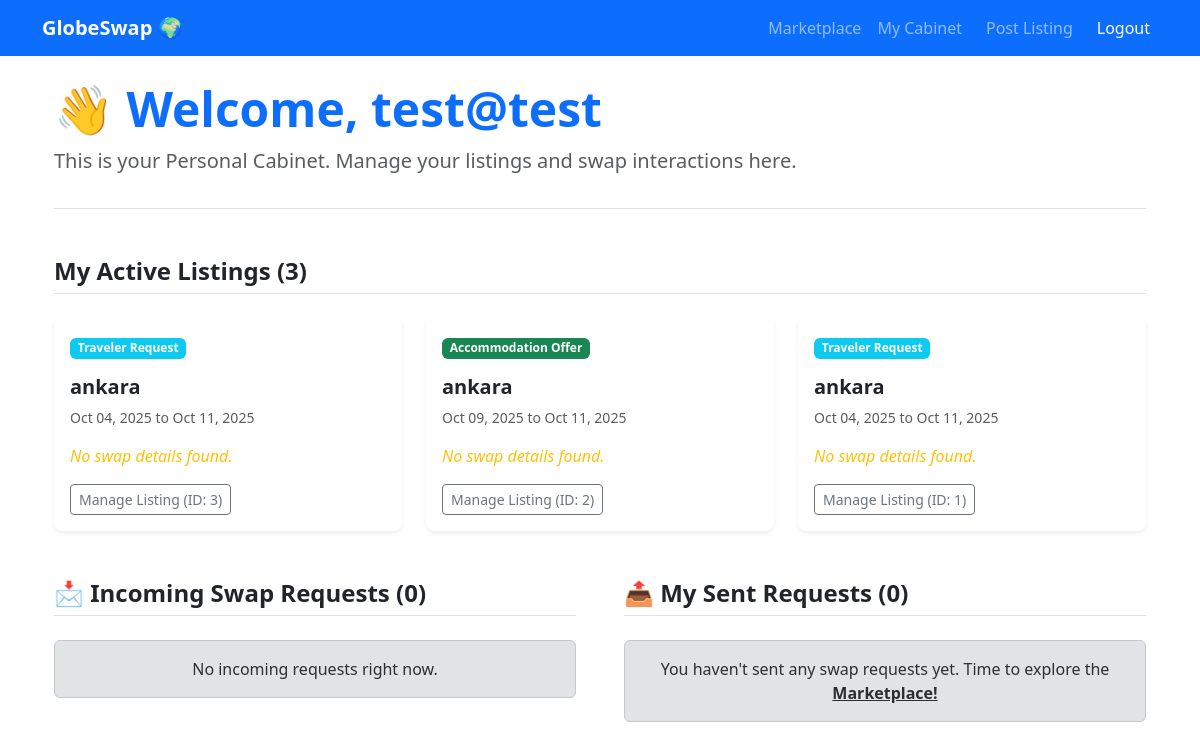
Page /dashboard (signed in) on the earlier database version.
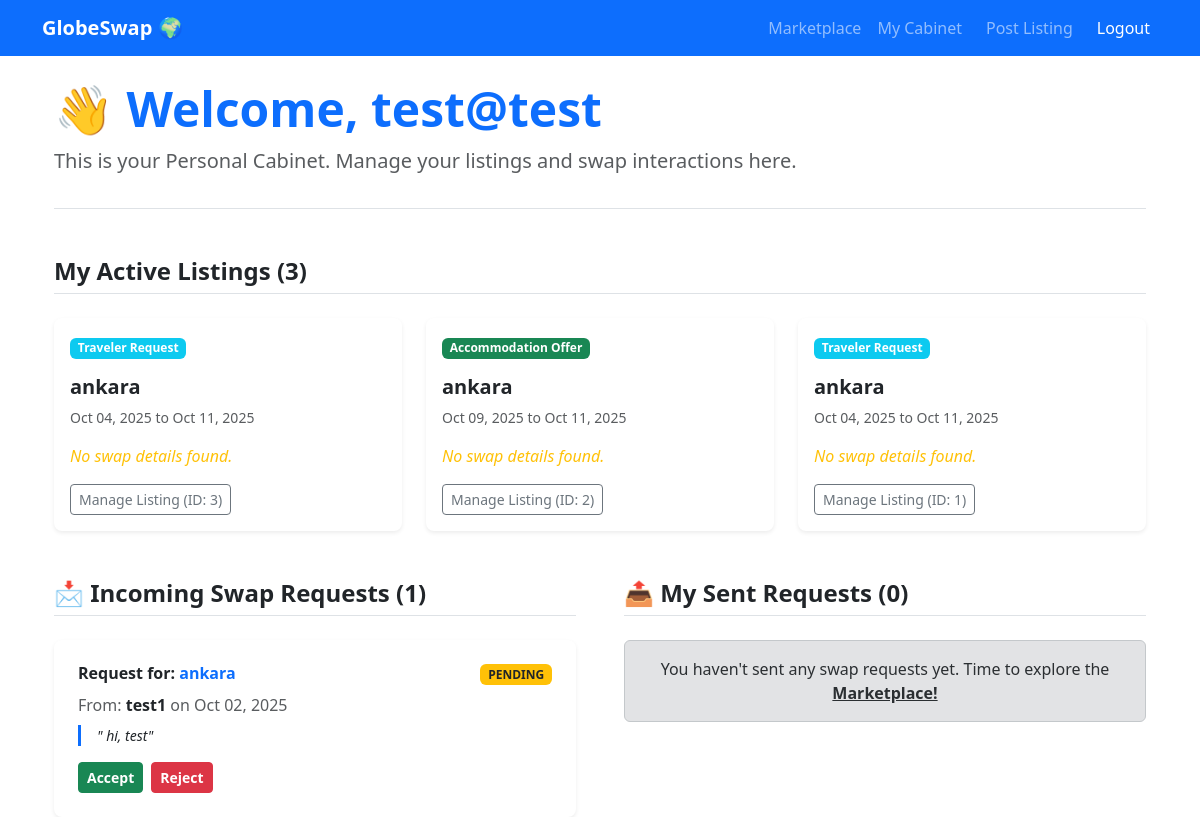
Same page on the later database version.
### app.py (models this page shows, shortened)
class Trip(db.Model):
    __tablename__ = "trip"
    id = db.Column(db.Integer, primary_key=True)
    destination = db.Column(db.String(120), nullable=False)
    start_date = db.Column(db.Date, nullable=False)
    end_date = db.Column(db.Date, nullable=False)
    created_at = db.Column(db.DateTime, default=datetime.utcnow)
    is_accommodation_offer = db.Column(db.Boolean, default=False, nullable=False)
    user_id = db.Column(db.Integer, db.ForeignKey("user.id"), nullable=False)
    interactions = db.relationship("Interaction", backref="trip", lazy='dynamic', cascade="all, delete-orphan")

class Interaction(db.Model):
    __tablename__ = "interaction"
    id = db.Column(db.Integer, primary_key=True)
    trip_id = db.Column(db.Integer, db.ForeignKey("trip.id"), nullable=False)
    sender_id = db.Column(db.Integer, db.ForeignKey("user.id"), nullable=False)
    recipient_id = db.Column(db.Integer, db.ForeignKey("user.id"), nullable=False)
    message = db.Column(db.Text, nullable=False)
    status = db.Column(db.String(50), default="Pending", nullable=False) # e.g., Pending, Accepted, Rejected
    created_at = db.Column(db.DateTime, default=datetime.utcnow)

class User(db.Model, UserMixin):
    __tablename__ = "user"
    id = db.Column(db.Integer, primary_key=True)
    username = db.Column(db.String(80), unique=True, nullable=False)
    email = db.Column(db.String(120), unique=True, nullable=False)
    password_hash = db.Column(db.String(128))
    created_at = db.Column(db.DateTime, default=datetime.utcnow)
    trips = db.relationship("Trip", backref="user", cascade="all, delete-orphan")
    skillswaps = db.relationship("SkillSwap", backref="user", cascade="all, delete-orphan")
    sent_interactions = db.relationship("Interaction", foreign_keys='Interaction.sender_id', backref="sender", lazy='dynamic', cascade="all, delete-orphan")
    received_interactions = db.relationship("Interaction", foreign_keys='Interaction.recipient_id', backref="recipient", lazy='dynamic', cascade="all, delete-orphan")

### app.py (the view)
@app.route("/dashboard")
@login_required
def dashboard():
    user_trips = Trip.query.filter_by(user_id=current_user.id).order_by(Trip.created_at.desc()).all()
    user_swaps = SkillSwap.query.filter_by(user_id=current_user.id).all()
    received_interactions = Interaction.query.filter_by(recipient_id=current_user.id).order_by(Interaction.created_at.desc()).all()
    sent_interactions = Interaction.query.filter_by(sender_id=current_user.id).order_by(Interaction.created_at.desc()).all()
    return render_template(
        "dashboard.html",
        trips=user_trips,
        swaps=user_swaps,
        received_interactions=received_interactions,
        sent_interactions=sent_interactions
    )

### app.py (called while the page is built)
@login_manager.user_loader
def load_user(user_id):
    return db.session.get(User, int(user_id))

### templates/dashboard.html (shortened to what the changed rows need)
{% extends "base.html" %}
{% block content %}
<div class="container mt-4">
    <header class="mb-5 border-bottom pb-3">
        <h1 class="display-5 fw-bold text-primary">👋 Welcome, {{ current_user.username }}</h1>
    </header>
    <section class="mb-5">
        <h2 class="fs-4 fw-bold text-dark mb-4 border-bottom pb-2">My Active Listings ({{ trips|length }})</h2>
        <div class="row g-4">
            {% for trip in trips %}
            <div class="col-md-6 col-lg-4">
                <div class="card shadow-sm h-100 border-0 rounded-3 hover-shadow">
                    <div class="card-body">
                        <span class="badge mb-3
                            {% if trip.is_accommodation_offer %}bg-success{% else %}bg-info{% endif %}">
                            {{ 'Accommodation Offer' if trip.is_accommodation_offer else 'Traveler Request' }}
                        </span>
                        <h3 class="card-title h5 fw-bold text-dark mb-2">{{ trip.destination }}</h3>
                        <p class="card-text text-muted small mb-3">
                            {{ trip.start_date.strftime('%b %d, %Y') }} to {{ trip.end_date.strftime('%b %d, %Y') }}
                        </p>
                        {% set found_swap = false %}
                        {% if not found_swap %}
                            <p class="text-sm text-warning fst-italic">No swap details found.</p>
                        {% endif %}
                        <div class="mt-3">
                            <a href="#" class="btn btn-sm btn-outline-secondary">Manage Listing (ID: {{ trip.id }})</a>
                        </div>
                    </div>
                </div>
            </div>
            {% else %}
            <div class="col-12">
                <div class="alert alert-info text-center" role="alert">
                    You have no active listings. <a href="{{ url_for('create_listing') }}" class="alert-link">Post one now!</a>
                </div>
            </div>
            {% endfor %}
        </div>
    </section>
    <section class="row g-5">
        <div class="col-lg-6">
            <h2 class="fs-4 fw-bold text-dark mb-4 border-bottom pb-2">📩 Incoming Swap Requests ({{ received_interactions|length }})</h2>
            <div class="list-group space-y-3">
                {% for interaction in received_interactions %}
                <div class="card shadow-sm border-0 rounded-3">
                    <div class="card-body p-4">
                        <div class="d-flex justify-content-between align-items-start mb-2">
                            <h4 class="h6 fw-bold mb-0">Request for: <span class="text-primary">{{ interaction.trip.destination }}</span></h4>
                            <span class="badge text-uppercase
                                {% if interaction.status == 'Pending' %}bg-warning text-dark{% elif interaction.status == 'Accepted' %}bg-success{% else %}bg-danger{% endif %}">
                                {{ interaction.status }}
                            </span>
                        </div>
                        <p class="text-sm text-muted mb-2">From: <strong class="text-dark">{{ interaction.sender.username }}</strong> on {{ interaction.created_at.strftime('%b %d, %Y') }}</p>
                        <p class="text-dark border-start border-3 border-primary ps-3 fst-italic small">"{{ interaction.message }}"</p>
                        {% if interaction.status == 'Pending' %}
                        <div class="mt-3 d-flex gap-2">
                            <a href="{{ url_for('update_interaction_status', interaction_id=interaction.id, new_status='Accepted') }}"
                               class="btn btn-sm btn-success fw-semibold">
                                Accept
                            </a>
                            <a href="{{ url_for('update_interaction_status', interaction_id=interaction.id, new_status='Rejected') }}"
                               class="btn btn-sm btn-danger fw-semibold">
                                Reject
                            </a>
                        </div>
                        {% endif %}
                    </div>
                </div>
                {% else %}
                <div class="alert alert-secondary text-center" role="alert">
                    No incoming requests right now.
                </div>
                {% endfor %}
            </div>
        </div>
        <div class="col-lg-6">
            <h2 class="fs-4 fw-bold text-dark mb-4 border-bottom pb-2">📤 My Sent Requests ({{ sent_interactions|length }})</h2>
        </div>
    </section>
</div>
{% endblock %}

Differences in the rows shown:
added Interaction: trip.destination "ankara", status "PENDING", sender.username "test1", created_at "Oct 02, 2025", message "hi, test"
Other differences:
{{ received_interactions|length }}: "0" → "1"
text no longer shown: "No incoming requests right now."
